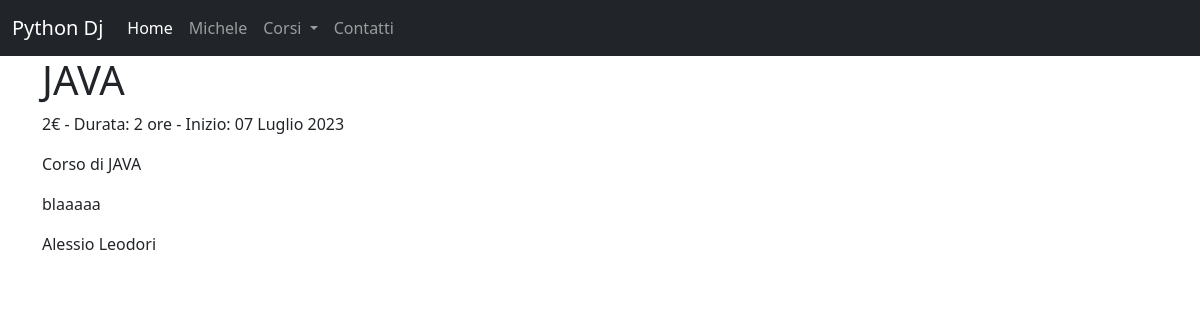
Screenshot of /corsi/corso/1 with the database file from the repository.
### corsiBlog/models.py (models this page shows, shortened)
class Corsi(models.Model):
    titolo = models.CharField(max_length=150)
    descrizione = models.CharField(max_length=250)
    contenuto = models.TextField()
    data_inizio = models.DateField()
    durata_ore = models.DecimalField(decimal_places=0, max_digits=3)
    docente = models.ForeignKey(User, on_delete=models.DO_NOTHING)
    prezzo = models.DecimalField(decimal_places=0, max_digits=10)
    class Meta:
        verbose_name_plural = "Corsi"

### corsiBlog/views.py (the view)
# urls.py: path('corso/<int:corso_id>', views.corso_singolo, name='corso_singolo'),
def corso_singolo(request, corso_id):
    try:
        corso = Corsi.objects.get(pk=corso_id)
        return render(request,'corsi/corso_singolo.html', {"corso":corso})
    except:
        return redirect('corsiHome')

### corsiBlog/templates/corsi/corso_singolo.html (shortened to what this page needs)
{% extends 'base.html' %}
{% block titolo_pagina %}{{ corso.titolo }}{% endblock titolo_pagina %}
{% block contenuto %}
<p>{{ corso.prezzo }}€ - Durata: {{ corso.durata_ore }} ore - Inizio: {{ corso.data_inizio }}</p>
<p>{{ corso.descrizione }}</p>
<p>{{ corso.contenuto }}</p>
<p>{{ corso.docente.first_name }} {{ corso.docente.last_name }}</p>
{% endblock contenuto %}

### rows the page displays
Corsi: titolo "JAVA", prezzo "2", durata_ore "2", data_inizio "07 Luglio 2023", descrizione "Corso di JAVA", contenuto "blaaaaa", docente.first_name "Alessio", docente.last_name "Leodori"
